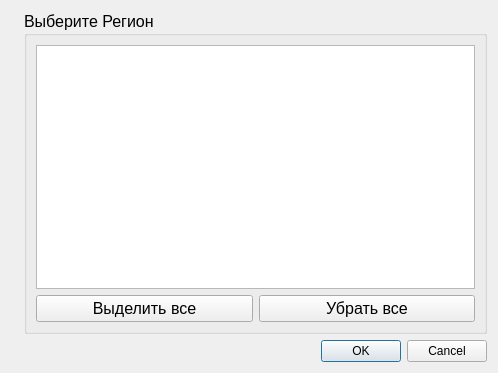
<?xml version="1.0" encoding="UTF-8"?>
<ui version="4.0">
 <class>AddRegionsDialog</class>
 <widget class="QDialog" name="AddRegionsDialog">
  <property name="geometry">
   <rect>
    <x>0</x>
    <y>0</y>
    <width>498</width>
    <height>373</height>
   </rect>
  </property>
  <property name="windowTitle">
   <string>Выбор региона - Терминал</string>
  </property>
  <layout class="QGridLayout" name="gridLayout_2">
   <item row="0" column="0">
    <widget class="QLabel" name="label_2">
     <property name="text">
      <string/>
     </property>
     <property name="pixmap">
      <pixmap resource="../resource.qrc">:/Image/fuellogo.png</pixmap>
     </property>
     <property name="alignment">
      <set>Qt::AlignLeading|Qt::AlignLeft|Qt::AlignTop</set>
     </property>
    </widget>
   </item>
   <item row="0" column="1">
    <widget class="QGroupBox" name="groupBox">
     <property name="font">
      <font>
       <pointsize>12</pointsize>
       <weight>50</weight>
       <bold>false</bold>
      </font>
     </property>
     <property name="title">
      <string>Выберите Регион</string>
     </property>
     <layout class="QGridLayout" name="gridLayout">
      <item row="1" column="0">
       <widget class="QPushButton" name="pushButtonSelectAll">
        <property name="text">
         <string>Выделить все</string>
        </property>
        <property name="icon">
         <iconset resource="../resource.qrc">
          <normaloff>:/Image/all_check.png</normaloff>:/Image/all_check.png</iconset>
        </property>
        <property name="iconSize">
         <size>
          <width>32</width>
          <height>32</height>
         </size>
        </property>
       </widget>
      </item>
      <item row="1" column="1">
       <widget class="QPushButton" name="pushButtonDeSelectAll">
        <property name="text">
         <string>Убрать все</string>
        </property>
        <property name="icon">
         <iconset resource="../resource.qrc">
          <normaloff>:/Image/removeAll.png</normaloff>:/Image/removeAll.png</iconset>
        </property>
        <property name="iconSize">
         <size>
          <width>32</width>
          <height>32</height>
         </size>
        </property>
       </widget>
      </item>
      <item row="0" column="0" colspan="2">
       <widget class="QTableWidget" name="tableWidgetTerm">
        <property name="font">
         <font>
          <pointsize>10</pointsize>
          <weight>50</weight>
          <bold>false</bold>
         </font>
        </property>
        <property name="focusPolicy">
         <enum>Qt::WheelFocus</enum>
        </property>
        <property name="editTriggers">
         <set>QAbstractItemView::NoEditTriggers</set>
        </property>
        <property name="alternatingRowColors">
         <bool>true</bool>
        </property>
        <property name="selectionMode">
         <enum>QAbstractItemView::SingleSelection</enum>
        </property>
        <property name="selectionBehavior">
         <enum>QAbstractItemView::SelectRows</enum>
        </property>
       </widget>
      </item>
     </layout>
    </widget>
   </item>
   <item row="1" column="1">
    <widget class="QDialogButtonBox" name="buttonBox">
     <property name="standardButtons">
      <set>QDialogButtonBox::Cancel|QDialogButtonBox::Ok</set>
     </property>
    </widget>
   </item>
  </layout>
 </widget>
 <resources>
  <include location="../resource.qrc"/>
 </resources>
 <connections/>
</ui>
